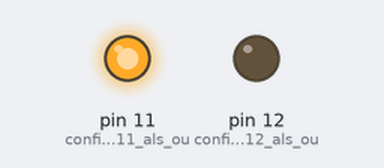
The sketch below on a simulated Arduino Uno, built with avr-gcc and run on an emulated ATmega328P. Parts: output pins drawn as LEDs (lit = HIGH).

Above: at 0.5 s.
At 2.5 s:
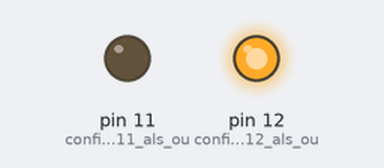
At 3.5 s:
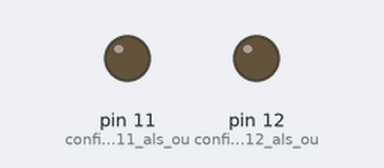
Timing chart, 0 to 5.2 s (numbered marks = the images above):
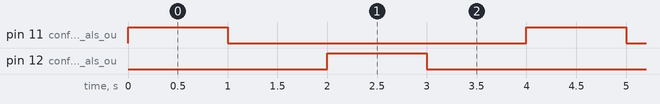

The sketch:

sketch_may7a.ino
```cpp
void setup()
{
  pinMode(12, OUTPUT); // configureer pin 12 als output
  pinMode(11, OUTPUT); // configureer pin 11 als output
}

void loop()
{

Flashing(1000); // aanroepen van de Flashing functie en een delay van 1 sec meegeven

}

void Flashing(int tijd)
{

digitalWrite(11, HIGH);
  delay(tijd); // wacht voor 1000 millisecond(s)
  digitalWrite(11, LOW);
  delay(tijd); // wacht voor 1000 millisecond(s)
  digitalWrite(12, HIGH);
  delay(tijd); // wacht voor 1000 millisecond(s)
  digitalWrite(12, LOW);
  delay(tijd); // wacht voor 1000 millisecond(s)

}
```

Measured:
- by itself, pin 11 (configureer_pin_11_als_ou), pin 12 (configureer_pin_12_als_ou): alternates HIGH for 1.0 s and LOW for 3.0 s
- by itself, everything shown: repeats every 4.0 s, in 4 steps
